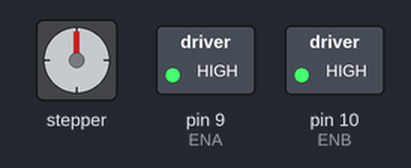
The sketch below on a simulated Arduino Uno, built with avr-gcc and run on an emulated ATmega328P. Parts: stepper motor, switched loads named in the sketch (green lamp = pin HIGH). Wiring (inferred from the names in the program): stepper motor (200 steps per turn assumed): coils pin 4, pin 5, pin 6, pin 7. Pins used as bus, display or sensor lines are not drawn.

Above: at 0.1 s.
Timing chart, 0 to 1.6 s (numbered marks = the images above):
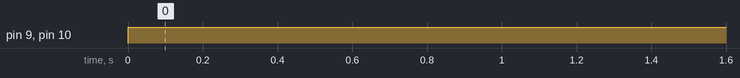

The sketch:

_52_L298N_DualDriver_02.ino.ino
```cpp
// (licence header left out)
                  //Port's Commands Motor A
int IN1 = 4;
int IN2 = 5;
int ENA = 9;
                  //Port's Commands Motor B
int IN3 = 6;
int IN4 = 7;
int ENB = 10;

// Vitesse du moteur
int state = 255;

void setup() {
                  // Port's Configurations
  pinMode(IN1, OUTPUT);
  pinMode(IN2, OUTPUT);
  pinMode(ENA, OUTPUT);
  pinMode(IN3, OUTPUT);
  pinMode(IN4, OUTPUT);
  pinMode(ENB, OUTPUT);
}

void loop() {
                  // Go Straight Forward
  digitalWrite(IN1, HIGH);
  digitalWrite(IN2, LOW);
  analogWrite(ENA, state);

  digitalWrite(IN3, HIGH);
  digitalWrite(IN4, LOW);
  analogWrite(ENB, state);


}
```

Measured:
- by itself, pin 9 (ENA), pin 10 (ENB): LOW → HIGH at 0.00 s
